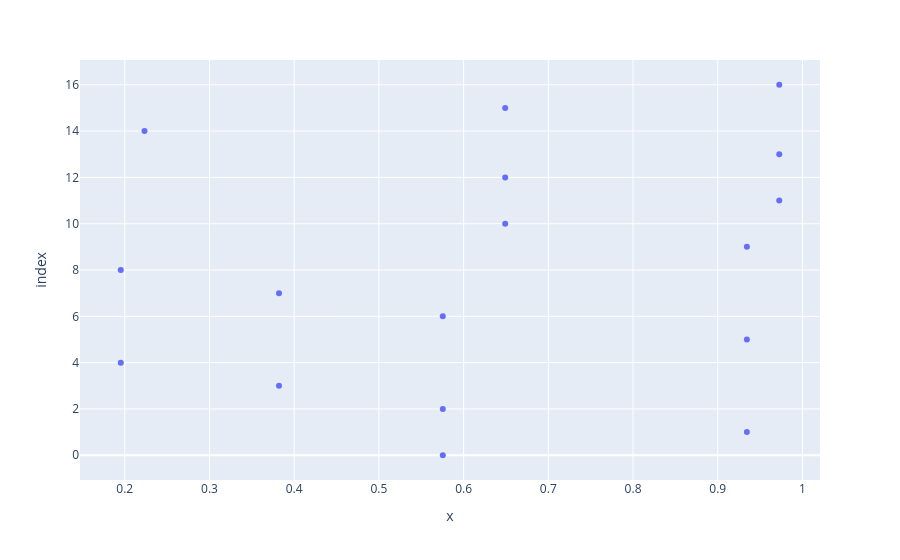

The cell this chart's notebook holds for it:
### Code cell
## Plot Stuff
# 1) Mom, dad, child for a given gene, a dot plot
# 2) Make a bar plot, of mom dad child of all genes
# 3) Condition on your favorite variant, and show the dosages
# 4) Average abundance of the protein, and a different abundance 
# 5) Average abundance by allele type

import pandas as pd
import plotly.express as px
import plotly.figure_factory as ff

px.scatter(df['dosage'], df['gnomad_genomes_af'])

### Figure 1 — Plotly figure (JSON) as saved in the notebook; plotly's stock layout.template omitted (floating-point values rounded to 4 significant figures)
{"data": [{"hovertemplate": "x=%{x}<br>index=%{y}<extra></extra>", "legendgroup": "", "marker": {"color": "#636efa", "symbol": "circle"}, "mode": "markers", "name": "", "orientation": "h", "showlegend": false, "type": "scatter", "x": [0.5754, 0.9344, 0.5754, 0.3821, 0.1953, 0.9344, 0.5754, 0.3821, 0.1953, 0.9344, 0.6491, 0.9726, 0.6491, 0.9726, 0.2233, 0.6491, 0.9726], "xaxis": "x", "y": [0, 1, 2, 3, 4, 5, 6, 7, 8, 9, 10, 11, 12, 13, 14, 15, 16], "yaxis": "y"}], "layout": {"autosize": true, "legend": {"tracegroupgap": 0}, "margin": {"t": 60}, "xaxis": {"anchor": "y", "autorange": true, "domain": [0, 1], "range": [0.1485, 1.019], "title": {"text": "x"}, "type": "linear"}, "yaxis": {"anchor": "x", "autorange": true, "domain": [0, 1], "range": [-1.239, 17.24], "title": {"text": "index"}, "type": "linear"}}}
